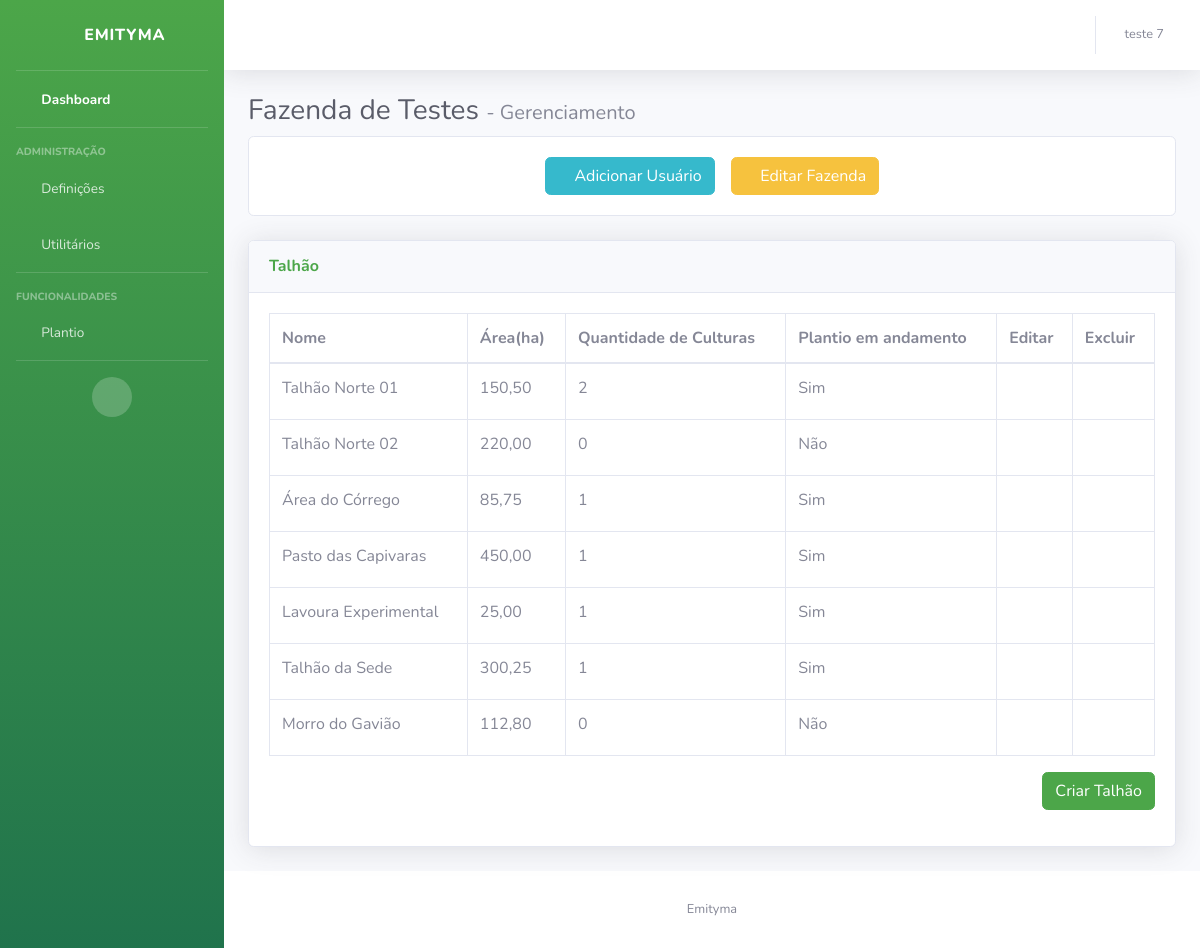
Page /dashboard/fazenda/fazenda-de-testes/gerenciar/ (signed in) on the committed database.
### usuario/models.py (models this page shows)
class Usuario(models.Model):
    usuario_id          = models.AutoField(primary_key=True, verbose_name="ID")
    usuario_nome        = models.CharField(max_length=80, unique=True, verbose_name="Nome")
    usuario_email       = models.EmailField(max_length=80, unique=True, verbose_name="Email")
    usuario_senha       = models.CharField(max_length=30, unique=False, verbose_name="Senha")
    usuario_dtCriacao   = models.DateField(auto_now_add=True, verbose_name="Data de Criação")
    usuario_imagem      = models.ImageField(upload_to='fotos/usuario', blank=True, verbose_name="Imagem")

### core/models.py (models this page shows, shortened)
class Fazenda(models.Model):
    id_fazenda      = models.AutoField(primary_key=True, verbose_name="ID Fazenda")
    nome            = models.CharField(max_length=50, verbose_name="Nome")
    proprietario    = models.CharField(max_length=50, verbose_name="Proprietário")
    uf              = models.CharField(max_length=2, verbose_name="UF")
    cidade          = models.CharField(max_length=50, verbose_name="Cidade")
    email           = models.EmailField(max_length=50, verbose_name="Email")
    telefone        = models.CharField(max_length=30, verbose_name="Telefone")
    tamanho         = models.FloatField(max_length=20, verbose_name="Tamanho (ha)")
    slug            = models.SlugField(max_length=60, unique=True, blank=True)
    usuarios = models.ManyToManyField(
        Usuario,
        through='UsuarioFazenda',
        related_name='fazendas'
    )
    class Meta:
        verbose_name = "Fazenda"
        verbose_name_plural = "Fazendas"

class Talhao(models.Model):
    nome        = models.CharField(max_length=50)
    area        = models.DecimalField(max_digits=9, decimal_places=2)
    fazenda     = models.ForeignKey('Fazenda', on_delete=models.CASCADE, related_name='talhoes')
    def qtd_cultura(self):
        return self.plantios.count()

### dashboard/views.py (the view, shortened to what this page needs)
# urls.py: path('fazenda/<slug:slug>/gerenciar/', views.gerenciar_fazenda, name='gerenciar_fazenda'),
def gerenciar_fazenda(request, slug):
    usuario_id = request.session.get('usuario_id')
    if not usuario_id:
        return redirect('entrar')
    usuario = Usuario.objects.get(usuario_id=usuario_id)
    fazenda = get_object_or_404(Fazenda, slug=slug)
    usuario_fazenda = UsuarioFazenda.objects.get(fazenda=fazenda, usuario=usuario)
    nivel_acesso = usuario_fazenda.nivel_acesso
    talhoes = Talhao.objects.filter(fazenda=fazenda)
    context = {
        'fazenda': fazenda,
        'usuario': usuario,
        'talhoes': talhoes,
        'nivel_acesso': nivel_acesso,
    }
    return render(request, 'dashboard/gerenciar_fazenda.html', context)

### templates/dashboard/gerenciar_fazenda.html (shortened to what this page needs)
{% load static %}
<!DOCTYPE html>
<html lang="pt-br">
<head>
    <link href="{% static 'vendor/fontawesome-free/css/all.min.css' %}" rel="stylesheet" type="text/css">
    <link href="{% static 'css/dashboard.css' %}" rel="stylesheet">
</head>
<body id="page-top">
        {% include "dashboard/sidebar.html" %}
            <div class="container-fluid">
                    <h1 class="h3 mb-2 text-gray-800">{{ fazenda.nome }} <span class="h5 text-gray-600">- Gerenciamento</span> </h1>
                    <div class="card mb-4">
                        <div class="card-body d-flex justify-content-center">
                            <button type="button" class="btn btn-info mx-2" data-toggle="modal" data-target="#modalAdicionarUsuario">
                                <i class="fas fa-user-plus"></i> Adicionar Usuário
                            </button>
                            <button type="button" class="btn btn-warning mx-2" data-toggle="modal" data-target="#modalEditarFazenda">
                                <i class="fas fa-edit"></i> Editar Fazenda
                            </button>
                        </div>
                    </div>
                    <div class="card shadow mb-4">
                        <div class="card-header py-3">
                            <h6 class="m-0 font-weight-bold text-success">Talhão</h6>
                        </div>
                        <div class="card-body">
                            <div class="table-responsive">
                                <table class="table table-bordered" id="dataTable" width="100%" cellspacing="0">
                                    <thead>
                                        <tr>
                                            <th>Nome</th>
                                            <th>Área(ha)</th>
                                            <th>Quantidade de Culturas</th>
                                            <th>Plantio em andamento</th>
                                            <th>Editar</th>
                                            <th>Excluir</th>
                                        </tr>
                                    </thead>
                                    <tbody>
                                        {% if talhoes %}
                                            {% for talhao in talhoes %}
                                            <tr>
                                                <td>{{ talhao.nome }}</td>
                                                <td>{{ talhao.area }}</td>
                                                <td>{{ talhao.qtd_cultura|default:"0" }}</td>
                                                <td>
                                                    {% if talhao.qtd_cultura > 0 %}
                                                        Sim
                                                    {% else %}
                                                        Não
                                                    {% endif %}
                                                </td>
                                                <td>
                                                    <button
                                                        type="button"
                                                        class="btn btn-sm btn-link"
                                                        title="Editar"
                                                        data-toggle="modal"
                                                        data-target="#modalEditarTalhao"
                                                        data-id="{{ talhao.id }}"
                                                        data-nome="{{ talhao.nome }}"
                                                        data-area="{{ talhao.area }}">
                                                        <i class="fas fa-edit text-primary"></i>
                                                    </button>
                                                </td>
                                                <td>
                                                    <button
                                                        type="button"
                                                        class="btn btn-sm btn-link"
                                                        title="Excluir"
                                                        data-toggle="modal"
                                                        data-target="#modalExcluirTalhao"
                                                        data-id="{{ talhao.id }}">
                                                            <i class="fas fa-trash-alt text-danger"></i>
                                                    </button>
                                                </td>
                                            </tr>
                                            {% endfor %}
                                        {% endif %}
                                    </tbody>
                                </table>
                            </div>
                            {% if talhoes %}
                            <button class="btn btn-success mb-3 float-right" data-toggle="modal" data-target="#modalTalhao">Criar Talhão</button>
                            {% endif %}
                        </div>
                    </div>
                </div>
            </div>
            <footer class="sticky-footer bg-white">
                <div class="container my-auto">
                    <div class="copyright text-center my-auto">
                        <span>Emityma</span>
                    </div>
                </div>
            </footer>
        </div>
    </div>
</body>
</html>

### templates/dashboard/sidebar.html (shortened to what this page needs)
{% load static %}
<div id="wrapper">
    <ul class="navbar-nav bg-gradient-success sidebar sidebar-dark accordion" id="accordionSidebar">
            <a class="sidebar-brand d-flex align-items-center justify-content-center" href="">
                <div class="sidebar-brand-icon rotate-n-15">
                    <i class="fas fa-laugh-wink" ></i>
                </div>
                <div class="sidebar-brand-text mx-3">Emityma</div>
            </a>
            <hr class="sidebar-divider my-0">
            <li class="nav-item active">
                <a class="nav-link" href="{% url 'dashboard_home' slug=fazenda.slug %}">
                    <i class="fas fa-fw fa-tachometer-alt"></i>
                    <span>Dashboard</span></a>
            </li>
            <hr class="sidebar-divider">
            {% if nivel_acesso == "Administrador" or nivel_acesso == "Gerente" %}
            <div class="sidebar-heading">
                Administração
            </div>
            <li class="nav-item">
                <a class="nav-link collapsed" href="#" data-toggle="collapse" data-target="#collapseTwo"
                    aria-expanded="true" aria-controls="collapseTwo">
                    <i class="fas fa-fw fa-cog"></i>
                    <span>Definições</span>
                </a>
            </li>
            {% endif %}
            <li class="nav-item">
                <a class="nav-link collapsed" href="#" data-toggle="collapse" data-target="#collapseUtilities"
                    aria-expanded="true" aria-controls="collapseUtilities">
                    <i class="fas fa-fw fa-wrench"></i>
                    <span>Utilitários</span>
                </a>
            </li>
            <hr class="sidebar-divider">
            <div class="sidebar-heading">
                Funcionalidades
            </div>
            <li class="nav-item">
                <a class="nav-link collapsed" href="#" data-toggle="collapse" data-target="#collapsePages"
                    aria-expanded="true" aria-controls="collapsePages">
                    <i class="fas fa-fw fa-folder"></i>
                    <span>Plantio</span>
                </a>
            </li>
            <hr class="sidebar-divider d-none d-md-block">
            <div class="text-center d-none d-md-inline">
                <button class="rounded-circle border-0" id="sidebarToggle"></button>
            </div>
        </ul>
        <div id="content-wrapper" class="d-flex flex-column">
            <div id="content">
                <nav class="navbar navbar-expand navbar-light bg-white topbar mb-4 static-top shadow">
                    <ul class="navbar-nav ml-auto">
                        <li class="nav-item dropdown no-arrow">
                            <a class="nav-link dropdown-toggle" href="#" id="userDropdown" role="button"
                                data-toggle="dropdown" aria-haspopup="true" aria-expanded="false">
                                <span class="mr-2 d-none d-lg-inline text-gray-600 small">{{ usuario.usuario_nome }}</span>
                            </a>
                        </li>
                    </ul>
                </nav>

### rows in the picture
Usuario: usuario_nome "teste 7"
Fazenda: nome "Fazenda de Testes"
Talhao: nome "Talhão Norte 01", area "150,50", qtd_cultura "2", shows "Sim"
Talhao: nome "Talhão Norte 02", area "220,00", qtd_cultura "0", shows "Não"
Talhao: nome "Área do Córrego", area "85,75", qtd_cultura "1", shows "Sim"
Talhao: nome "Pasto das Capivaras", area "450,00", qtd_cultura "1", shows "Sim"
Talhao: nome "Lavoura Experimental", area "25,00", qtd_cultura "1", shows "Sim"
Talhao: nome "Talhão da Sede", area "300,25", qtd_cultura "1", shows "Sim"
Talhao: nome "Morro do Gavião", area "112,80", qtd_cultura "0", shows "Não"
